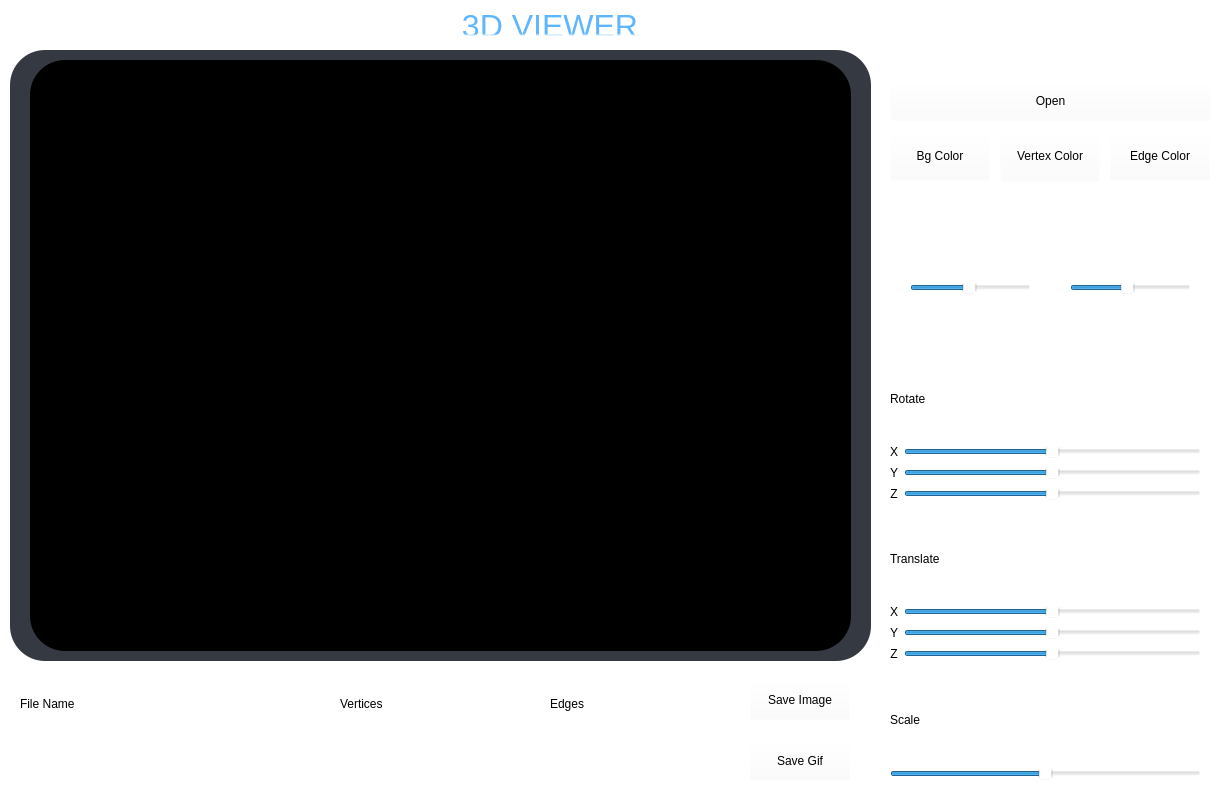
<?xml version="1.0" encoding="UTF-8"?>
<ui version="4.0">
 <class>MainWindow</class>
 <widget class="QMainWindow" name="MainWindow">
  <property name="geometry">
   <rect>
    <x>0</x>
    <y>0</y>
    <width>1227</width>
    <height>797</height>
   </rect>
  </property>
  <property name="windowTitle">
   <string>MainWindow</string>
  </property>
  <property name="styleSheet">
   <string notr="true">background-color: rgba(255, 255, 255, 0);</string>
  </property>
  <widget class="QWidget" name="centralwidget">
   <widget class="QPushButton" name="imageButton">
    <property name="geometry">
     <rect>
      <x>750</x>
      <y>679</y>
      <width>100</width>
      <height>41</height>
     </rect>
    </property>
    <property name="text">
     <string>Save Image</string>
    </property>
   </widget>
   <widget class="QPushButton" name="gifButton">
    <property name="geometry">
     <rect>
      <x>750</x>
      <y>740</y>
      <width>100</width>
      <height>41</height>
     </rect>
    </property>
    <property name="text">
     <string>Save Gif</string>
    </property>
   </widget>
   <widget class="QLabel" name="h1">
    <property name="geometry">
     <rect>
      <x>300</x>
      <y>10</y>
      <width>500</width>
      <height>31</height>
     </rect>
    </property>
    <property name="styleSheet">
     <string notr="true">background-color: rgba(0, 0, 0, 0); font-size: 32px; color: qlineargradient(spread:pad, x1:0.5, y1:0, x2:0.5, y2:26, stop:0.9 rgba(95, 182, 255, 255), stop:1 rgba(255, 255, 255, 255));</string>
    </property>
    <property name="text">
     <string>3D VIEWER</string>
    </property>
    <property name="alignment">
     <set>Qt::AlignCenter</set>
    </property>
   </widget>
   <widget class="QFrame" name="openGLFrame">
    <property name="geometry">
     <rect>
      <x>10</x>
      <y>50</y>
      <width>861</width>
      <height>611</height>
     </rect>
    </property>
    <property name="styleSheet">
     <string notr="true">border-top-left-radius: 35px; border-top-right-radius: 35px; border-bottom-left-radius: 35px; border-bottom-right-radius: 35px; background-color: rgb(52, 57, 66);</string>
    </property>
    <property name="frameShape">
     <enum>QFrame::StyledPanel</enum>
    </property>
    <property name="frameShadow">
     <enum>QFrame::Raised</enum>
    </property>
    <widget class="MyOpenGLWidget" name="openglwidget" native="true">
     <property name="geometry">
      <rect>
       <x>20</x>
       <y>10</y>
       <width>821</width>
       <height>591</height>
      </rect>
     </property>
     <property name="styleSheet">
      <string notr="true">background-color: black;</string>
     </property>
    </widget>
   </widget>
   <widget class="QFrame" name="filePathFrame">
    <property name="geometry">
     <rect>
      <x>890</x>
      <y>10</y>
      <width>321</width>
      <height>111</height>
     </rect>
    </property>
    <property name="frameShape">
     <enum>QFrame::StyledPanel</enum>
    </property>
    <property name="frameShadow">
     <enum>QFrame::Raised</enum>
    </property>
    <widget class="QPushButton" name="openButton">
     <property name="enabled">
      <bool>true</bool>
     </property>
     <property name="geometry">
      <rect>
       <x>0</x>
       <y>70</y>
       <width>321</width>
       <height>41</height>
      </rect>
     </property>
     <property name="mouseTracking">
      <bool>false</bool>
     </property>
     <property name="styleSheet">
      <string notr="true"/>
     </property>
     <property name="text">
      <string>Open</string>
     </property>
     <property name="checkable">
      <bool>false</bool>
     </property>
    </widget>
    <widget class="QLabel" name="filePathLabel">
     <property name="geometry">
      <rect>
       <x>10</x>
       <y>10</y>
       <width>301</width>
       <height>51</height>
      </rect>
     </property>
     <property name="styleSheet">
      <string notr="true">padding-left: 5px; padding-right: 5px; color: rgb(255, 255, 255);</string>
     </property>
     <property name="text">
      <string/>
     </property>
     <property name="alignment">
      <set>Qt::AlignCenter</set>
     </property>
     <property name="wordWrap">
      <bool>true</bool>
     </property>
    </widget>
   </widget>
   <widget class="QFrame" name="rotateFrame">
    <property name="geometry">
     <rect>
      <x>880</x>
      <y>350</y>
      <width>331</width>
      <height>161</height>
     </rect>
    </property>
    <property name="frameShape">
     <enum>QFrame::StyledPanel</enum>
    </property>
    <property name="frameShadow">
     <enum>QFrame::Raised</enum>
    </property>
    <widget class="QWidget" name="layoutWidget">
     <property name="geometry">
      <rect>
       <x>10</x>
       <y>10</y>
       <width>311</width>
       <height>141</height>
      </rect>
     </property>
     <layout class="QGridLayout" name="gridLayout_3">
      <item row="1" column="0">
       <layout class="QGridLayout" name="gridLayout">
        <item row="1" column="1">
         <widget class="QSlider" name="yRotSlider">
          <property name="minimum">
           <number>-360</number>
          </property>
          <property name="maximum">
           <number>360</number>
          </property>
          <property name="singleStep">
           <number>100</number>
          </property>
          <property name="pageStep">
           <number>15</number>
          </property>
          <property name="orientation">
           <enum>Qt::Horizontal</enum>
          </property>
          <property name="tickPosition">
           <enum>QSlider::NoTicks</enum>
          </property>
          <property name="tickInterval">
           <number>15</number>
          </property>
         </widget>
        </item>
        <item row="0" column="0">
         <widget class="QLabel" name="xRotLabel">
          <property name="text">
           <string>X</string>
          </property>
          <property name="alignment">
           <set>Qt::AlignCenter</set>
          </property>
         </widget>
        </item>
        <item row="2" column="1">
         <widget class="QSlider" name="zRotSlider">
          <property name="minimum">
           <number>-360</number>
          </property>
          <property name="maximum">
           <number>360</number>
          </property>
          <property name="singleStep">
           <number>100</number>
          </property>
          <property name="pageStep">
           <number>15</number>
          </property>
          <property name="orientation">
           <enum>Qt::Horizontal</enum>
          </property>
          <property name="tickPosition">
           <enum>QSlider::NoTicks</enum>
          </property>
          <property name="tickInterval">
           <number>15</number>
          </property>
         </widget>
        </item>
        <item row="1" column="0">
         <widget class="QLabel" name="yRotLabel">
          <property name="text">
           <string>Y</string>
          </property>
          <property name="alignment">
           <set>Qt::AlignCenter</set>
          </property>
         </widget>
        </item>
        <item row="2" column="0">
         <widget class="QLabel" name="zRotLabel">
          <property name="text">
           <string>Z</string>
          </property>
          <property name="alignment">
           <set>Qt::AlignCenter</set>
          </property>
         </widget>
        </item>
        <item row="0" column="1">
         <widget class="QSlider" name="xRotSlider">
          <property name="styleSheet">
           <string notr="true"/>
          </property>
          <property name="minimum">
           <number>-360</number>
          </property>
          <property name="maximum">
           <number>360</number>
          </property>
          <property name="singleStep">
           <number>1</number>
          </property>
          <property name="pageStep">
           <number>15</number>
          </property>
          <property name="tracking">
           <bool>true</bool>
          </property>
          <property name="orientation">
           <enum>Qt::Horizontal</enum>
          </property>
          <property name="tickPosition">
           <enum>QSlider::NoTicks</enum>
          </property>
          <property name="tickInterval">
           <number>15</number>
          </property>
         </widget>
        </item>
       </layout>
      </item>
      <item row="0" column="0">
       <widget class="QLabel" name="label">
        <property name="text">
         <string>Rotate</string>
        </property>
       </widget>
      </item>
     </layout>
    </widget>
   </widget>
   <widget class="QFrame" name="translateFrame">
    <property name="geometry">
     <rect>
      <x>880</x>
      <y>510</y>
      <width>331</width>
      <height>161</height>
     </rect>
    </property>
    <property name="frameShape">
     <enum>QFrame::StyledPanel</enum>
    </property>
    <property name="frameShadow">
     <enum>QFrame::Raised</enum>
    </property>
    <widget class="QWidget" name="layoutWidget_2">
     <property name="geometry">
      <rect>
       <x>10</x>
       <y>10</y>
       <width>311</width>
       <height>141</height>
      </rect>
     </property>
     <layout class="QGridLayout" name="gridLayout_4">
      <item row="1" column="0">
       <layout class="QGridLayout" name="gridLayout_2">
        <item row="1" column="1">
         <widget class="QSlider" name="yTransSlider">
          <property name="minimum">
           <number>-360</number>
          </property>
          <property name="maximum">
           <number>360</number>
          </property>
          <property name="singleStep">
           <number>100</number>
          </property>
          <property name="pageStep">
           <number>15</number>
          </property>
          <property name="orientation">
           <enum>Qt::Horizontal</enum>
          </property>
          <property name="tickPosition">
           <enum>QSlider::NoTicks</enum>
          </property>
          <property name="tickInterval">
           <number>15</number>
          </property>
         </widget>
        </item>
        <item row="0" column="0">
         <widget class="QLabel" name="xTransLabel">
          <property name="text">
           <string>X</string>
          </property>
          <property name="alignment">
           <set>Qt::AlignCenter</set>
          </property>
         </widget>
        </item>
        <item row="2" column="1">
         <widget class="QSlider" name="zTransSlider">
          <property name="minimum">
           <number>-360</number>
          </property>
          <property name="maximum">
           <number>360</number>
          </property>
          <property name="singleStep">
           <number>100</number>
          </property>
          <property name="pageStep">
           <number>15</number>
          </property>
          <property name="orientation">
           <enum>Qt::Horizontal</enum>
          </property>
          <property name="tickPosition">
           <enum>QSlider::NoTicks</enum>
          </property>
          <property name="tickInterval">
           <number>15</number>
          </property>
         </widget>
        </item>
        <item row="1" column="0">
         <widget class="QLabel" name="yTransLabel">
          <property name="text">
           <string>Y</string>
          </property>
          <property name="alignment">
           <set>Qt::AlignCenter</set>
          </property>
         </widget>
        </item>
        <item row="2" column="0">
         <widget class="QLabel" name="zTransLabel">
          <property name="text">
           <string>Z</string>
          </property>
          <property name="alignment">
           <set>Qt::AlignCenter</set>
          </property>
         </widget>
        </item>
        <item row="0" column="1">
         <widget class="QSlider" name="xTransSlider">
          <property name="styleSheet">
           <string notr="true"/>
          </property>
          <property name="minimum">
           <number>-360</number>
          </property>
          <property name="maximum">
           <number>360</number>
          </property>
          <property name="singleStep">
           <number>1</number>
          </property>
          <property name="pageStep">
           <number>15</number>
          </property>
          <property name="tracking">
           <bool>true</bool>
          </property>
          <property name="orientation">
           <enum>Qt::Horizontal</enum>
          </property>
          <property name="tickPosition">
           <enum>QSlider::NoTicks</enum>
          </property>
          <property name="tickInterval">
           <number>15</number>
          </property>
         </widget>
        </item>
       </layout>
      </item>
      <item row="0" column="0">
       <widget class="QLabel" name="label_2">
        <property name="text">
         <string>Translate</string>
        </property>
       </widget>
      </item>
     </layout>
    </widget>
   </widget>
   <widget class="QFrame" name="scaleFrame">
    <property name="geometry">
     <rect>
      <x>880</x>
      <y>670</y>
      <width>331</width>
      <height>121</height>
     </rect>
    </property>
    <property name="frameShape">
     <enum>QFrame::StyledPanel</enum>
    </property>
    <property name="frameShadow">
     <enum>QFrame::Raised</enum>
    </property>
    <widget class="QWidget" name="layoutWidget_5">
     <property name="geometry">
      <rect>
       <x>10</x>
       <y>10</y>
       <width>311</width>
       <height>101</height>
      </rect>
     </property>
     <layout class="QGridLayout" name="gridLayout_6">
      <item row="0" column="0">
       <widget class="QLabel" name="label_4">
        <property name="text">
         <string>Scale</string>
        </property>
       </widget>
      </item>
      <item row="1" column="0">
       <layout class="QGridLayout" name="gridLayout_7">
        <item row="0" column="0">
         <widget class="QSlider" name="scaleSlider">
          <property name="styleSheet">
           <string notr="true"/>
          </property>
          <property name="minimum">
           <number>-100</number>
          </property>
          <property name="maximum">
           <number>100</number>
          </property>
          <property name="singleStep">
           <number>1</number>
          </property>
          <property name="pageStep">
           <number>0</number>
          </property>
          <property name="tracking">
           <bool>true</bool>
          </property>
          <property name="orientation">
           <enum>Qt::Horizontal</enum>
          </property>
          <property name="tickPosition">
           <enum>QSlider::NoTicks</enum>
          </property>
          <property name="tickInterval">
           <number>15</number>
          </property>
         </widget>
        </item>
       </layout>
      </item>
     </layout>
    </widget>
   </widget>
   <widget class="QFrame" name="fileNameFrame">
    <property name="geometry">
     <rect>
      <x>10</x>
      <y>680</y>
      <width>291</width>
      <height>100</height>
     </rect>
    </property>
    <property name="frameShape">
     <enum>QFrame::StyledPanel</enum>
    </property>
    <property name="frameShadow">
     <enum>QFrame::Raised</enum>
    </property>
    <widget class="QWidget" name="layoutWidget">
     <property name="geometry">
      <rect>
       <x>10</x>
       <y>0</y>
       <width>271</width>
       <height>101</height>
      </rect>
     </property>
     <layout class="QGridLayout" name="gridLayout_5">
      <item row="1" column="0">
       <widget class="QLabel" name="fileNameLabel">
        <property name="styleSheet">
         <string notr="true">font-size: 24px; font-weight: bold; color: rgba(91, 181, 255, 0.9);</string>
        </property>
        <property name="text">
         <string/>
        </property>
        <property name="alignment">
         <set>Qt::AlignCenter</set>
        </property>
        <property name="wordWrap">
         <bool>true</bool>
        </property>
       </widget>
      </item>
      <item row="0" column="0">
       <widget class="QLabel" name="label_3">
        <property name="text">
         <string>File Name</string>
        </property>
       </widget>
      </item>
     </layout>
    </widget>
   </widget>
   <widget class="QFrame" name="frame_2">
    <property name="geometry">
     <rect>
      <x>330</x>
      <y>680</y>
      <width>171</width>
      <height>101</height>
     </rect>
    </property>
    <property name="frameShape">
     <enum>QFrame::StyledPanel</enum>
    </property>
    <property name="frameShadow">
     <enum>QFrame::Raised</enum>
    </property>
    <widget class="QWidget" name="layoutWidget_3">
     <property name="geometry">
      <rect>
       <x>10</x>
       <y>0</y>
       <width>151</width>
       <height>101</height>
      </rect>
     </property>
     <layout class="QGridLayout" name="gridLayout_8">
      <item row="1" column="0">
       <widget class="QLabel" name="verticesCountLabel">
        <property name="styleSheet">
         <string notr="true">font-size: 18px; font-weight: bold;</string>
        </property>
        <property name="text">
         <string/>
        </property>
        <property name="alignment">
         <set>Qt::AlignCenter</set>
        </property>
        <property name="wordWrap">
         <bool>true</bool>
        </property>
       </widget>
      </item>
      <item row="0" column="0">
       <widget class="QLabel" name="labelVertices">
        <property name="text">
         <string>Vertices</string>
        </property>
       </widget>
      </item>
     </layout>
    </widget>
   </widget>
   <widget class="QFrame" name="frame">
    <property name="geometry">
     <rect>
      <x>540</x>
      <y>680</y>
      <width>171</width>
      <height>101</height>
     </rect>
    </property>
    <property name="frameShape">
     <enum>QFrame::StyledPanel</enum>
    </property>
    <property name="frameShadow">
     <enum>QFrame::Raised</enum>
    </property>
    <widget class="QWidget" name="layoutWidget_4">
     <property name="geometry">
      <rect>
       <x>10</x>
       <y>0</y>
       <width>151</width>
       <height>101</height>
      </rect>
     </property>
     <layout class="QGridLayout" name="gridLayout_9">
      <item row="0" column="0">
       <widget class="QLabel" name="labelEdges">
        <property name="text">
         <string>Edges</string>
        </property>
       </widget>
      </item>
      <item row="1" column="0">
       <widget class="QLabel" name="edgesCountLabel">
        <property name="styleSheet">
         <string notr="true">font-size: 18px; font-weight: bold;</string>
        </property>
        <property name="text">
         <string/>
        </property>
        <property name="alignment">
         <set>Qt::AlignCenter</set>
        </property>
        <property name="wordWrap">
         <bool>true</bool>
        </property>
       </widget>
      </item>
     </layout>
    </widget>
   </widget>
   <widget class="QPushButton" name="BgColorButton">
    <property name="geometry">
     <rect>
      <x>890</x>
      <y>130</y>
      <width>100</width>
      <height>51</height>
     </rect>
    </property>
    <property name="text">
     <string>Bg Color</string>
    </property>
   </widget>
   <widget class="QPushButton" name="edgeColor">
    <property name="geometry">
     <rect>
      <x>1110</x>
      <y>130</y>
      <width>100</width>
      <height>51</height>
     </rect>
    </property>
    <property name="text">
     <string>Edge Color</string>
    </property>
   </widget>
   <widget class="QFrame" name="frame_3">
    <property name="geometry">
     <rect>
      <x>900</x>
      <y>190</y>
      <width>141</width>
      <height>110</height>
     </rect>
    </property>
    <property name="frameShape">
     <enum>QFrame::StyledPanel</enum>
    </property>
    <property name="frameShadow">
     <enum>QFrame::Raised</enum>
    </property>
    <widget class="QSlider" name="edge_thickness">
     <property name="geometry">
      <rect>
       <x>10</x>
       <y>85</y>
       <width>121</width>
       <height>25</height>
      </rect>
     </property>
     <property name="minimum">
      <number>1</number>
     </property>
     <property name="maximum">
      <number>100</number>
     </property>
     <property name="sliderPosition">
      <number>50</number>
     </property>
     <property name="orientation">
      <enum>Qt::Horizontal</enum>
     </property>
    </widget>
    <widget class="QRadioButton" name="edge_solid">
     <property name="geometry">
      <rect>
       <x>5</x>
       <y>28</y>
       <width>61</width>
       <height>20</height>
      </rect>
     </property>
     <property name="styleSheet">
      <string notr="true">color:white;</string>
     </property>
     <property name="text">
      <string>Solid</string>
     </property>
    </widget>
    <widget class="QRadioButton" name="edge_dash">
     <property name="geometry">
      <rect>
       <x>70</x>
       <y>28</y>
       <width>71</width>
       <height>20</height>
      </rect>
     </property>
     <property name="styleSheet">
      <string notr="true">color:white;</string>
     </property>
     <property name="text">
      <string>Dashed</string>
     </property>
    </widget>
    <widget class="QLabel" name="label_5">
     <property name="geometry">
      <rect>
       <x>50</x>
       <y>10</y>
       <width>58</width>
       <height>14</height>
      </rect>
     </property>
     <property name="styleSheet">
      <string notr="true">color: white;</string>
     </property>
     <property name="text">
      <string>Edges</string>
     </property>
    </widget>
    <widget class="QLabel" name="label_6">
     <property name="geometry">
      <rect>
       <x>10</x>
       <y>65</y>
       <width>60</width>
       <height>16</height>
      </rect>
     </property>
     <property name="styleSheet">
      <string notr="true">color:white;</string>
     </property>
     <property name="text">
      <string>Thickness</string>
     </property>
    </widget>
   </widget>
   <widget class="QFrame" name="frame_4">
    <property name="geometry">
     <rect>
      <x>1060</x>
      <y>190</y>
      <width>141</width>
      <height>110</height>
     </rect>
    </property>
    <property name="frameShape">
     <enum>QFrame::StyledPanel</enum>
    </property>
    <property name="frameShadow">
     <enum>QFrame::Raised</enum>
    </property>
    <widget class="QLabel" name="label_7">
     <property name="geometry">
      <rect>
       <x>45</x>
       <y>10</y>
       <width>58</width>
       <height>16</height>
      </rect>
     </property>
     <property name="styleSheet">
      <string notr="true">color:white;</string>
     </property>
     <property name="text">
      <string>Vertexes</string>
     </property>
    </widget>
    <widget class="QRadioButton" name="circle_button">
     <property name="geometry">
      <rect>
       <x>5</x>
       <y>28</y>
       <width>60</width>
       <height>20</height>
      </rect>
     </property>
     <property name="styleSheet">
      <string notr="true">color:white;</string>
     </property>
     <property name="text">
      <string>Circle</string>
     </property>
    </widget>
    <widget class="QRadioButton" name="square_button">
     <property name="geometry">
      <rect>
       <x>70</x>
       <y>28</y>
       <width>70</width>
       <height>20</height>
      </rect>
     </property>
     <property name="styleSheet">
      <string notr="true">color:white;</string>
     </property>
     <property name="text">
      <string>Square</string>
     </property>
    </widget>
    <widget class="QRadioButton" name="none_button">
     <property name="geometry">
      <rect>
       <x>40</x>
       <y>47</y>
       <width>99</width>
       <height>20</height>
      </rect>
     </property>
     <property name="styleSheet">
      <string notr="true">color:white;</string>
     </property>
     <property name="text">
      <string>None</string>
     </property>
    </widget>
    <widget class="QLabel" name="label_8">
     <property name="geometry">
      <rect>
       <x>10</x>
       <y>65</y>
       <width>65</width>
       <height>16</height>
      </rect>
     </property>
     <property name="styleSheet">
      <string notr="true">color:white;</string>
     </property>
     <property name="text">
      <string>Thickness</string>
     </property>
    </widget>
    <widget class="QSlider" name="vertex_thickness">
     <property name="geometry">
      <rect>
       <x>10</x>
       <y>85</y>
       <width>121</width>
       <height>25</height>
      </rect>
     </property>
     <property name="minimum">
      <number>1</number>
     </property>
     <property name="maximum">
      <number>20</number>
     </property>
     <property name="sliderPosition">
      <number>10</number>
     </property>
     <property name="orientation">
      <enum>Qt::Horizontal</enum>
     </property>
    </widget>
   </widget>
   <widget class="QPushButton" name="vertexColor">
    <property name="geometry">
     <rect>
      <x>1000</x>
      <y>130</y>
      <width>100</width>
      <height>52</height>
     </rect>
    </property>
    <property name="text">
     <string>Vertex Color</string>
    </property>
   </widget>
   <widget class="QFrame" name="frame_5">
    <property name="geometry">
     <rect>
      <x>885</x>
      <y>310</y>
      <width>325</width>
      <height>40</height>
     </rect>
    </property>
    <property name="frameShape">
     <enum>QFrame::StyledPanel</enum>
    </property>
    <property name="frameShadow">
     <enum>QFrame::Raised</enum>
    </property>
    <widget class="QRadioButton" name="central_button">
     <property name="geometry">
      <rect>
       <x>110</x>
       <y>10</y>
       <width>70</width>
       <height>20</height>
      </rect>
     </property>
     <property name="styleSheet">
      <string notr="true">color:white;</string>
     </property>
     <property name="text">
      <string>Central</string>
     </property>
    </widget>
    <widget class="QRadioButton" name="parallel_button">
     <property name="geometry">
      <rect>
       <x>190</x>
       <y>10</y>
       <width>99</width>
       <height>20</height>
      </rect>
     </property>
     <property name="styleSheet">
      <string notr="true">color:white;</string>
     </property>
     <property name="text">
      <string>Parallel</string>
     </property>
    </widget>
    <widget class="QLabel" name="label_9">
     <property name="geometry">
      <rect>
       <x>20</x>
       <y>10</y>
       <width>61</width>
       <height>20</height>
      </rect>
     </property>
     <property name="styleSheet">
      <string notr="true">color:white;</string>
     </property>
     <property name="text">
      <string>Projection</string>
     </property>
    </widget>
   </widget>
  </widget>
  <action name="action">
   <property name="text">
    <string>Выйти</string>
   </property>
  </action>
 </widget>
 <customwidgets>
  <customwidget>
   <class>MyOpenGLWidget</class>
   <extends>QWidget</extends>
   <header location="global">myopenglwidget.h</header>
   <container>1</container>
   <slots>
    <slot>setXRotation(int)</slot>
    <slot>setYRotation(int)</slot>
    <slot>setZRotation(int)</slot>
   </slots>
  </customwidget>
 </customwidgets>
 <resources/>
 <connections/>
</ui>
